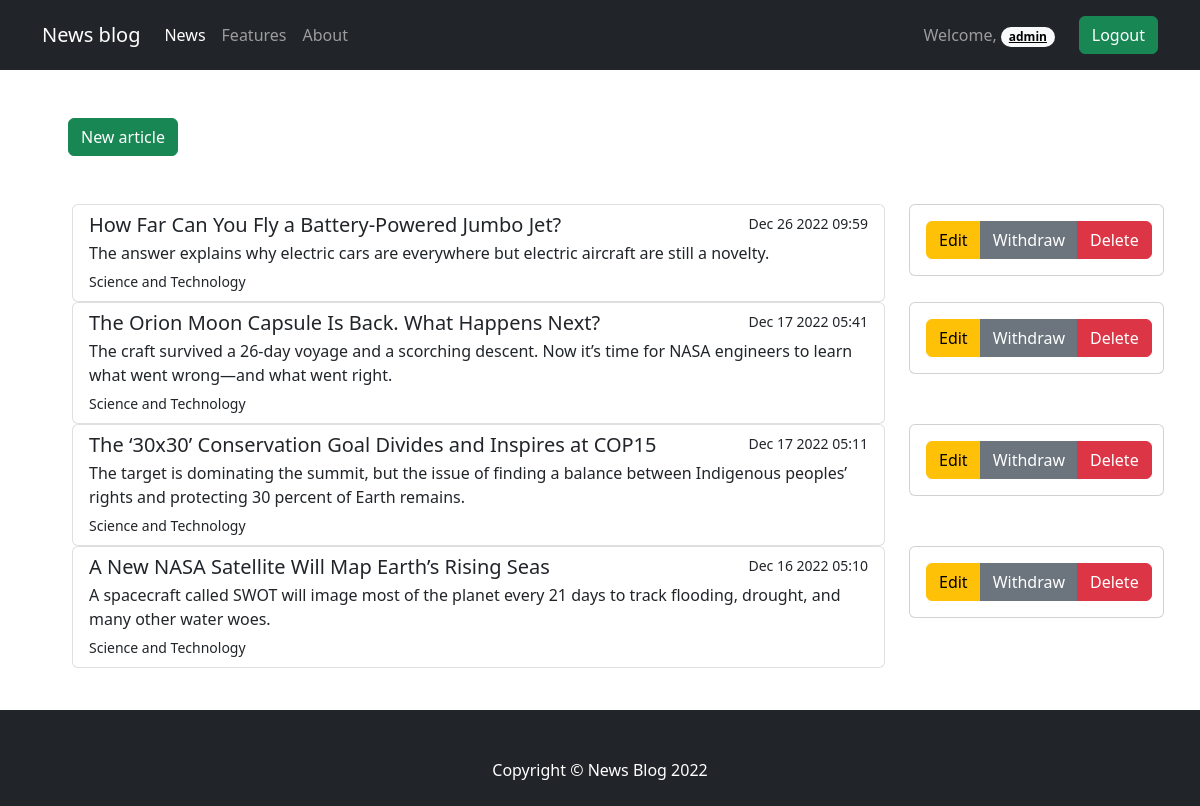
The page /auth/profile/manage/ (signed in) on the database as committed earlier.
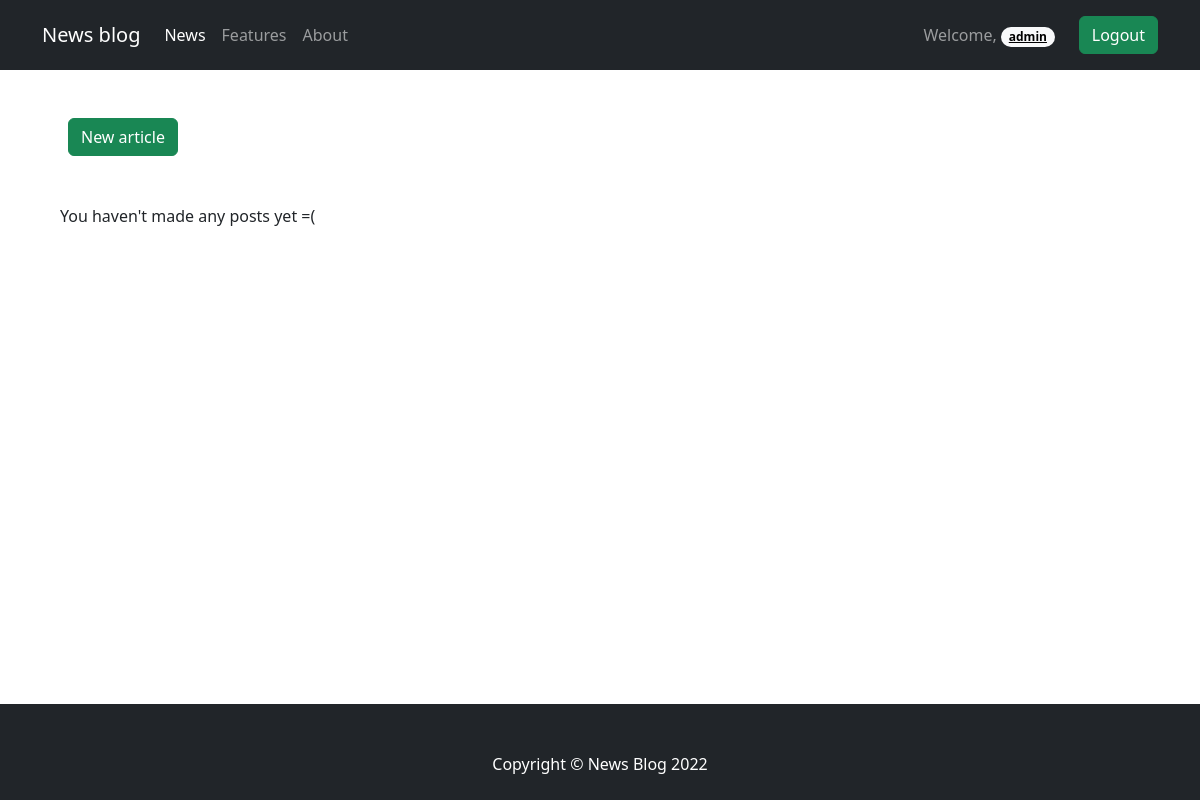
The same page on the database as committed later.
### news/models.py (models this page shows, shortened)
class Article(models.Model):
    author = models.ForeignKey(User, on_delete=models.CASCADE)
    category = models.ForeignKey(Category, on_delete=models.CASCADE)
    title = models.CharField(max_length=100)
    description = models.CharField(max_length=150)
    image = models.ImageField(upload_to='news/images/%Y/%m/%d/')
    article = models.TextField()
    date_of_create = models.DateTimeField(auto_now_add=True)
    date_of_update = models.DateTimeField(auto_now=True)
    is_published = models.BooleanField(default=True)
    class Meta:
        verbose_name_plural = 'News'

class Category(models.Model):
    name = models.CharField(max_length=32)
    class Meta:
        verbose_name_plural = 'Category'
    def __str__(self):
        return self.name

### news/views.py (the view)
# urls.py: path('profile/manage/', include('news.urls')),
def manage(request):
    articles = Article.objects.filter(author=request.user.id).order_by('-date_of_create')
    return render(request, 'news/manage_articles.html', {'articles': articles})

### news/templates/news/manage_articles.html
{% extends 'base.html' %}
{% block content %}
<div class="container m-5">
    {% if user.is_authenticated %}
    <a href="{% url 'newarticle' %}">
        <button type="button" class="btn btn-success ms-2 me-2">New article</button>
    </a><br><br><br>
    {% if articles %}
    <div class="container">
        {% for article in articles %}
        <div class="row">
            <div class="col">
                <div class="list-group">
                    <a href="{% url 'article' article.id  %}" class="list-group-item list-group-item-action"
                       aria-current="true">
                        <div class="d-flex w-100 justify-content-between">
                            <h5 class="mb-1">{{ article.title }}</h5>
                            <small>{{ article.date_of_create|date:'M j Y H:i' }}</small>
                        </div>
                        <p class="mb-1">{{ article.description }}</p>
                        <small>{{ article.category }}</small>
                    </a>
                </div>
            </div>
            <div class="col col-sm-3">
                <div class="card mb-4">
                    <div class="card-body">
                        <div class="btn-group btn-edit-delete">
                            <a href="{% url 'editarticle' article.id %}" class="btn btn-warning">Edit</a>
                            <a href="#" class="btn btn-secondary">Withdraw</a>
                            <a href="{% url 'deletearticle' article.id %}" class="btn btn-danger">Delete</a>
                        </div>
                    </div>
                </div>
            </div>
        </div>
        {% endfor %}
    </div>
    {% else %}
    <p>You haven't made any posts yet =(</p>
    {% endif %}
    {% else %}
    <p>Sign In or Sign Up =)</p>
    {% endif %}
</div>
{% endblock %}

### templates/base.html (shortened to what this page needs)
<!DOCTYPE html>
<html lang="en">
<head>
    <link href="https://cdn.jsdelivr.net/npm/bootstrap@5.2.3/dist/css/bootstrap.min.css" rel="stylesheet"
>
    {% load static %}
    <link rel="stylesheet" href="{% static 'css/style.css' %}">
</head>
<body>
    <div class="wrapper">
        <nav class="navbar navbar-expand-lg navbar-dark bg-dark">
            <div class="container">
                <a class="navbar-brand" href="{% url 'home' %}">News blog</a>
                <div class="collapse navbar-collapse" id="navbarText">
                    <ul class="navbar-nav me-auto mb-2 mb-lg-0">
                        <li class="nav-item">
                            <a class="nav-link active" aria-current="page" href="{% url 'home' %}">News</a>
                        </li>
                        <li class="nav-item">
                            <a class="nav-link" href="#">Features</a>
                        </li>
                        <li class="nav-item">
                            <a class="nav-link" href="#">About</a>
                        </li>
                    </ul>
                    {% if user.is_authenticated %}
                    <span class="navbar-text">
                        Welcome, <a class="badge rounded-pill text-bg-light" href="{% url 'profile' %}">{{ user.username }}</a>
                    </span>
                    <span class="navbar-text">
                        <form action="{% url 'logout' %}" method="POST">
                            <button type="submit" class="btn btn-success ms-4">Logout</button>
                        </form>
                    </span>
                    {% endif %}
                </div>
            </div>
        </nav>
        <div class="content">{% block content %} {% endblock %}</div>
        <footer class="py-5 bg-dark">
            <div class="container"><p class="m-0 text-center text-white">Copyright &copy; News Blog 2022</p></div>
        </footer>
    </div>
</body>
</html>

### static/css/style.css (style rules this page uses)
* { margin: 0; padding: 0; }
html, body { height: 100%; }
.wrapper { position: relative; min-height: 100%; }
.content { padding-bottom: 90px; }
footer { position: absolute; left: 0; bottom: 0; width: 100%; height: 80px; }

Rows that differ between the two databases and show on the page:
removed Article: title "How Far Can You Fly a Battery-Powered Jumbo Jet?", date_of_create "Dec 26 2022 09:59", description "The answer explains why electric cars are everywhere but electric aircraft are still a novelty.", category "Science and Technology"
removed Article: title "The Orion Moon Capsule Is Back. What Happens Next?", date_of_create "Dec 17 2022 05:41", description "The craft survived a 26-day voyage and a scorching descent. Now it’s time for NASA engineers to learn what went wrong—and what went right.", category "Science and Technology"
removed Article: title "The ‘30x30’ Conservation Goal Divides and Inspires at COP15", date_of_create "Dec 17 2022 05:11", description "The target is dominating the summit, but the issue of finding a balance between Indigenous peoples’ rights and protecting 30 percent of Earth remains.", category "Science and Technology"
removed Article: title "A New NASA Satellite Will Map Earth’s Rising Seas", date_of_create "Dec 16 2022 05:10", description "A spacecraft called SWOT will image most of the planet every 21 days to track flooding, drought, and many other water woes.", category "Science and Technology"
Other text that changed with them:
text now shown: "You haven't made any posts yet =("
